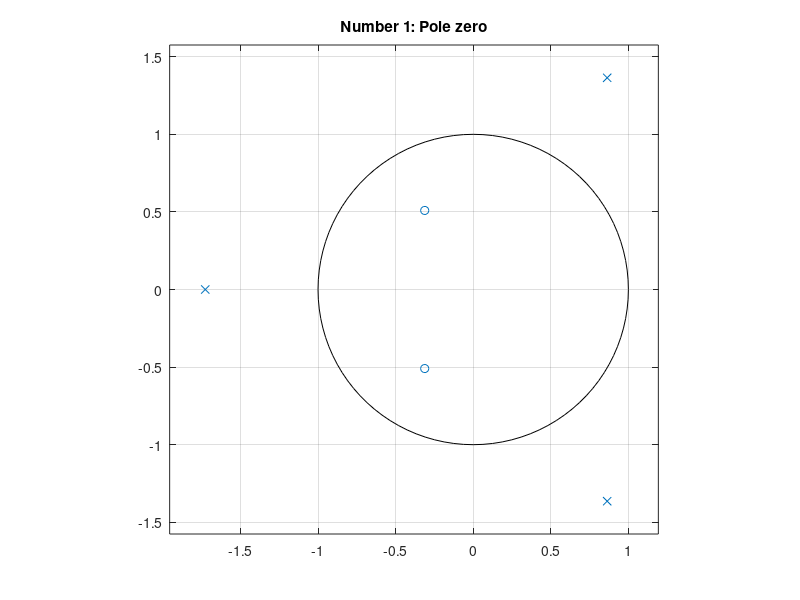
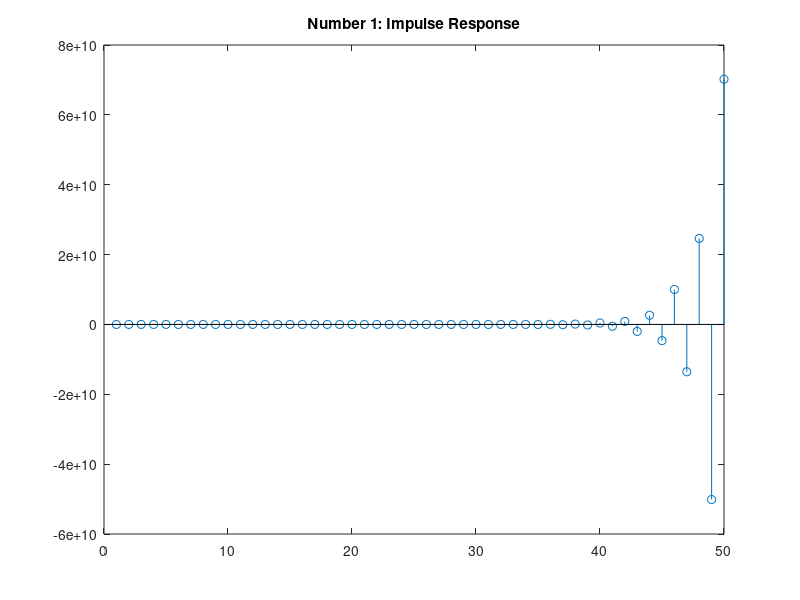
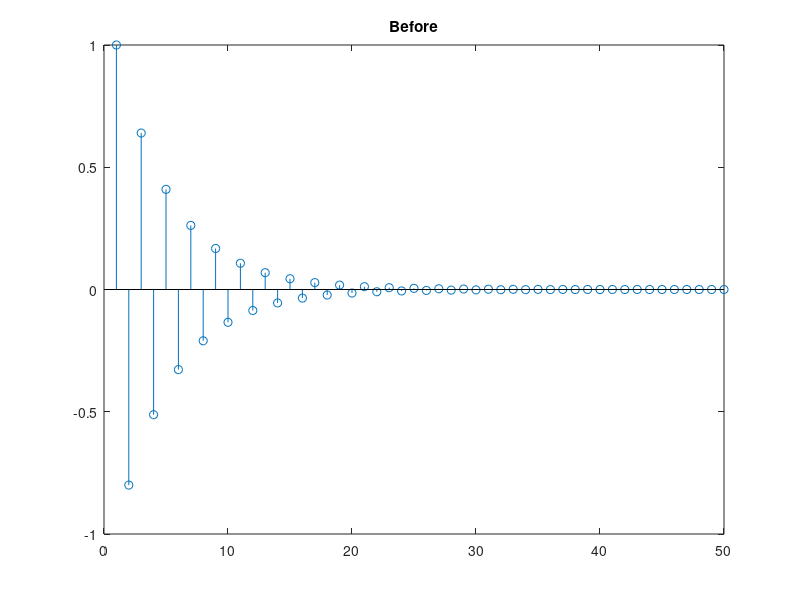
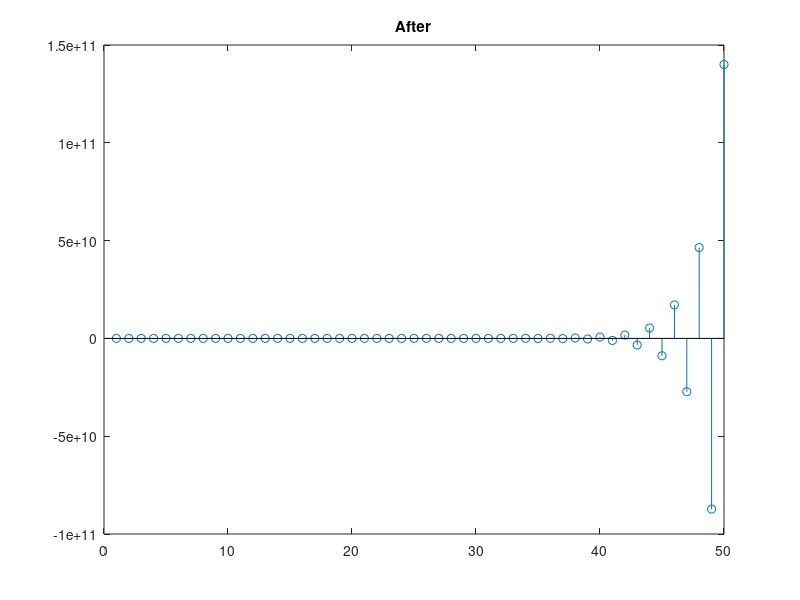

Write MATLAB code to recreate these figures, in order.
clc 

%% Number 1
b = [0 .4 .25 1/7];
a = [1/3 0 -1/8 3/2];

[z,p,k] = tf2zp(b,a);
figure;
zplane(z,p);
title('Number 1: Pole zero');

%zeros = roots(b);
%poles = roots(a);
%figure;
%zplane(zeros,poles);

impulse = impz(b,a,50);
figure;
stem(impulse);
title('Number 1: Impulse Response');

n = 0:1:49;
x1 = (-4/5).^n;
figure;
stem(x1);
title('Before');

y1 = filter(b,a,x1);
figure;
stem(y1);
title('After');

y2 = conv(x1,impulse);
figure;
stem(y2);
xlim([0 50]);
title('Convolution');

%% Number 2
z_2 = [-1; 1];
p_2 = [0.9*exp(j*pi/2) 0.9*exp(-j*pi/2) 0.95*exp(j*5*pi/12) 0.95*exp(-j*5*pi/12) 0.95*exp(j*7*pi/12) 0.95*exp(-j*7*pi/12)];
[b_2,a_2] = zp2tf(z_2,p_2,0.01);

figure;
zplane(b_2,a_2);

[H,w] = freqz(b_2,a_2,1024);

H_dB = 20*log10(abs(H));
H_ph = unwrap(angle(H)*180/pi);

figure;
subplot(2,1,1);
plot(w,H_dB);
xlim([0 pi]);
xticks([0 pi/4 pi/2 3*pi/4 pi]);
xticklabels({'0','\pi/4','\pi/2','3\pi/4','\pi'});
title('Magnitude in dB');

subplot(2,1,2);
plot(w,H_ph);
xlim([0 pi]);
xticks([0 pi/4 pi/2 3*pi/4 pi]);
xticklabels({'0','\pi/4','\pi/2','3\pi/4','\pi'});
title('Phase');